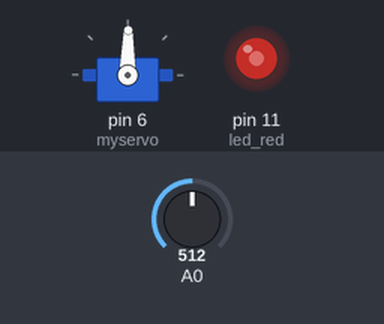
Bench run of a sketch on a simulated Arduino Uno, built with avr-gcc and run on an emulated ATmega328P. Shown: servo, output pins drawn as LEDs (lit = HIGH). The test bench sets the inputs (shaded band); at power-on: A0 = 512.

Above: at 1.2 s.
1.3 s: A0 set to 716
At 2.2 s:
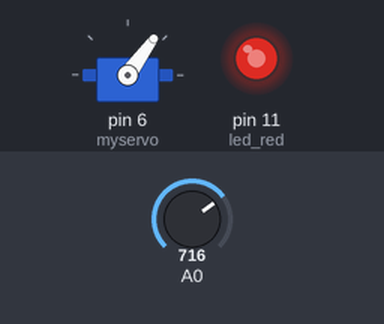
2.8 s: A0 set to 900
At 3.3 s:
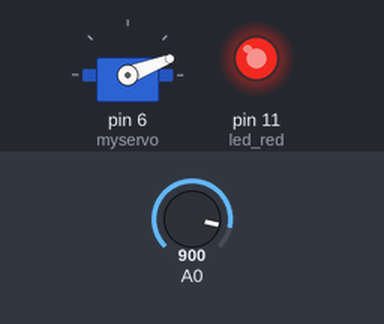
4.3 s: A0 set to 1023
At 5.5 s:
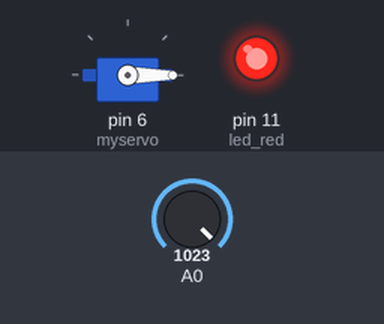
5.8 s: A0 set to 306
At 6.8 s:
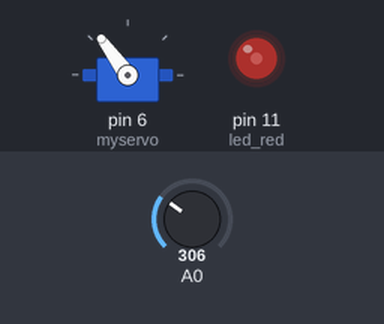
7.3 s: A0 set to 122
At 8.0 s:
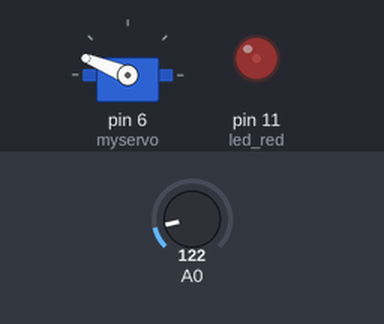
Timing chart, 0 to 9.8 s (numbered marks = the images above; inputs shaded):
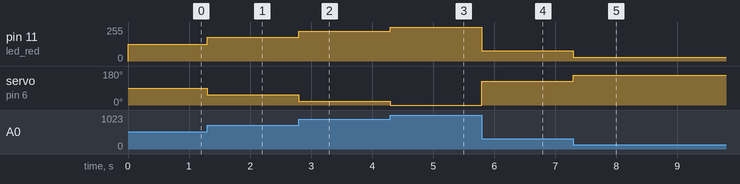

The sketch:

servo_ex03.ino
```cpp
#include <Servo.h>
Servo myservo;
int led_red = 11;
int pos = 0;

void setup() {
  myservo.attach(6);
  pinMode(led_red, OUTPUT);
}

void loop() {
  int pot_val = analogRead(A0);
  pos = map(pot_val * -1, -1023, 0, 0, 180);
  myservo.write(pos);
  analogWrite(led_red, map(pot_val, 0, 1023, 0, 255));
}
```

Measured:
- after the input at 1.3 s, pin 11 (led_red): 127/255 → 178/255 at once; servo on pin 6 (myservo): 89° → 54° at once
- after the input at 2.8 s, pin 11 (led_red): 178/255 → 224/255 at once; servo on pin 6 (myservo): 54° → 21° at once
- after the input at 4.3 s, pin 11 (led_red): 224/255 → 255/255 at once; servo on pin 6 (myservo): 21° → 0° at once
- after the input at 5.8 s, pin 11 (led_red): 255/255 → 76/255 at once; servo on pin 6 (myservo): 0° → 126° at once
- after the input at 7.3 s, pin 11 (led_red): 76/255 → 30/255 at once; servo on pin 6 (myservo): 126° → 158° at once
